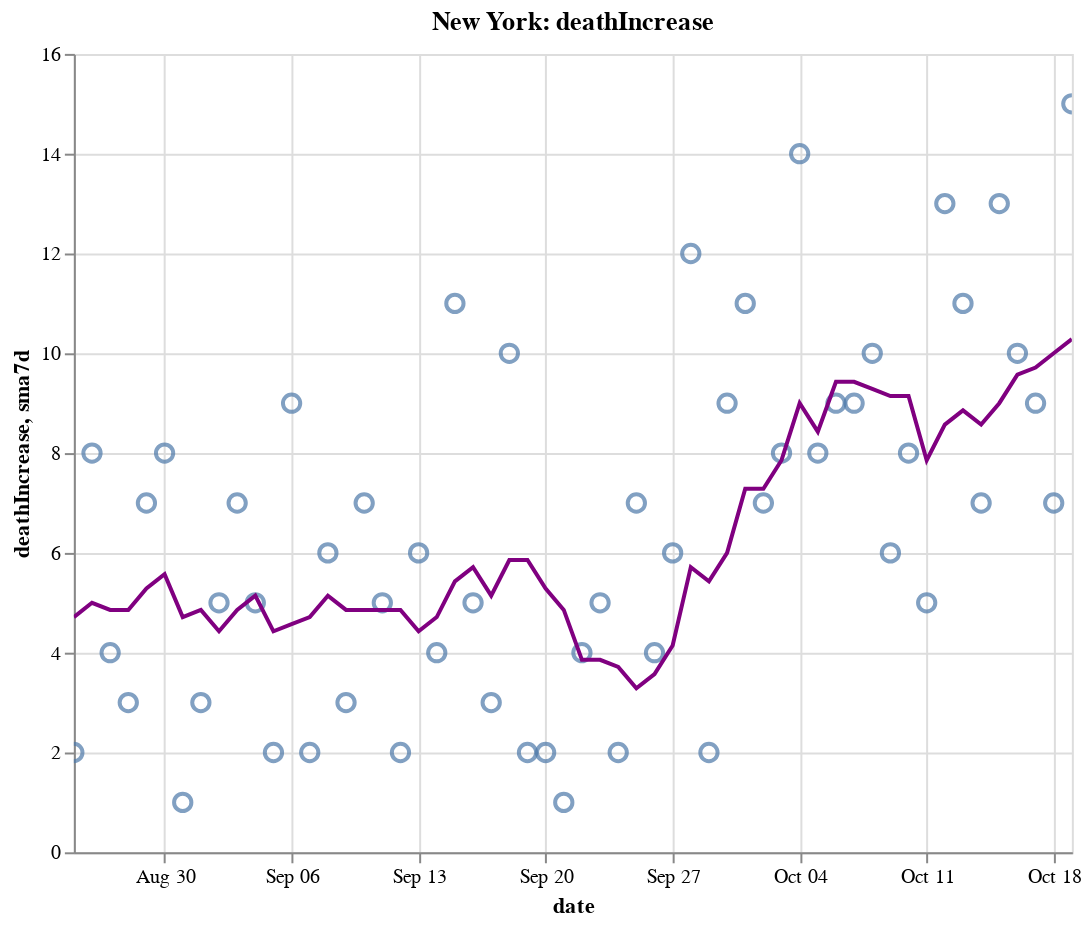

Notebook code for this chart:
### Code cell
create_plot(ny, 'deathIncrease')

### Figure 1 — Vega-Lite specification as saved in the notebook (floating-point values rounded to 4 significant figures)
{"config": {"view": {"continuousWidth": 400, "continuousHeight": 300}}, "layer": [{"layer": [{"mark": {"type": "point", "size": 75}, "encoding": {"tooltip": [{"type": "temporal", "field": "date"}, {"type": "quantitative", "field": "deathIncrease"}, {"type": "quantitative", "field": "sma7d"}], "x": {"type": "temporal", "field": "date"}, "y": {"type": "quantitative", "field": "deathIncrease"}}, "selection": {"selector012": {"type": "interval", "bind": "scales", "encodings": ["x", "y"]}}}, {"mark": {"type": "line", "color": "purple"}, "encoding": {"x": {"type": "temporal", "field": "date"}, "y": {"type": "quantitative", "field": "sma7d"}}}]}, {"mark": {"type": "rule", "color": "#aaa"}, "encoding": {"x": {"type": "temporal", "field": "date"}}, "transform": [{"filter": {"selection": "selector011"}}]}, {"mark": "circle", "encoding": {"opacity": {"condition": {"value": 1, "selection": "selector011"}, "value": 0}, "tooltip": [{"type": "temporal", "field": "date"}, {"type": "quantitative", "field": "deathIncrease"}, {"type": "quantitative", "field": "sma7d"}], "x": {"type": "temporal", "field": "date"}, "y": {"type": "quantitative", "field": "deathIncrease"}}, "selection": {"selector011": {"type": "single", "encodings": ["x"], "on": "mouseover", "nearest": true, "empty": "none"}}}, {"mark": {"type": "text", "align": "left", "dx": 5, "dy": -5, "stroke": "white", "strokeWidth": 2}, "encoding": {"text": {"type": "quantitative", "field": "deathIncrease"}, "tooltip": [{"type": "temporal", "field": "date"}, {"type": "quantitative", "field": "deathIncrease"}, {"type": "quantitative", "field": "sma7d"}], "x": {"type": "temporal", "field": "date"}, "y": {"type": "quantitative", "field": "deathIncrease"}}, "transform": [{"filter": {"selection": "selector011"}}]}, {"mark": {"type": "text", "align": "left", "dx": 5, "dy": -5}, "encoding": {"text": {"type": "quantitative", "field": "deathIncrease"}, "tooltip": [{"type": "temporal", "field": "date"}, {"type": "quantitative", "field": "deathIncrease"}, {"type": "quantitative", "field": "sma7d"}], "x": {"type": "temporal", "field": "date"}, "y": {"type": "quantitative", "field": "deathIncrease"}}, "transform": [{"filter": {"selection": "selector011"}}]}], "data": {"name": "data-e3948424a1b507c16bf4e4d15c6d59ab"}, "height": 400, "title": "New York: deathIncrease", "width": 500, "$schema": "https://vega.github.io/schema/vega-lite/v4.8.1.json", "datasets": {"data-e3948424a1b507c16bf4e4d15c6d59ab": [{"date": "2020-08-25T00:00:00", "totalTestResultsIncrease": 67260.0, "positiveIncrease": 629.0, "death": 25300.0, "deathIncrease": 2.0, "positiveRate": 0.009, "state": "New York", "sma7d": 4.714}, {"date": "2020-08-26T00:00:00", "totalTestResultsIncrease": 71190.0, "positiveIncrease": 566.0, "death": 25300.0, "deathIncrease": 8.0, "positiveRate": 0.008, "state": "New York", "sma7d": 5.0}, {"date": "2020-08-27T00:00:00", "totalTestResultsIncrease": 83440.0, "positiveIncrease": 791.0, "death": 25310.0, "deathIncrease": 4.0, "positiveRate": 0.009, "state": "New York", "sma7d": 4.857}, {"date": "2020-08-28T00:00:00", "totalTestResultsIncrease": 97830.0, "positiveIncrease": 636.0, "death": 25310.0, "deathIncrease": 3.0, "positiveRate": 0.007, "state": "New York", "sma7d": 4.857}, {"date": "2020-08-29T00:00:00", "totalTestResultsIncrease": 93870.0, "positiveIncrease": 635.0, "death": 25320.0, "deathIncrease": 7.0, "positiveRate": 0.007, "state": "New York", "sma7d": 5.286}, {"date": "2020-08-30T00:00:00", "totalTestResultsIncrease": 100000.0, "positiveIncrease": 698.0, "death": 25330.0, "deathIncrease": 8.0, "positiveRate": 0.007, "state": "New York", "sma7d": 5.571}, {"date": "2020-08-31T00:00:00", "totalTestResultsIncrease": 66240.0, "positiveIncrease": 656.0, "death": 25330.0, "deathIncrease": 1.0, "positiveRate": 0.01, "state": "New York", "sma7d": 4.714}, {"date": "2020-09-01T00:00:00", "totalTestResultsIncrease": 77000.0, "positiveIncrease": 754.0, "death": 25330.0, "deathIncrease": 3.0, "positiveRate": 0.01, "state": "New York", "sma7d": 4.857}, {"date": "2020-09-02T00:00:00", "totalTestResultsIncrease": 88450.0, "positiveIncrease": 708.0, "death": 25340.0, "deathIncrease": 5.0, "positiveRate": 0.008, "state": "New York", "sma7d": 4.429}, {"date": "2020-09-03T00:00:00", "totalTestResultsIncrease": 88980.0, "positiveIncrease": 889.0, "death": 25340.0, "deathIncrease": 7.0, "positiveRate": 0.01, "state": "New York", "sma7d": 4.857}, {"date": "2020-09-04T00:00:00", "totalTestResultsIncrease": 93400.0, "positiveIncrease": 864.0, "death": 25350.0, "deathIncrease": 5.0, "positiveRate": 0.009, "state": "New York", "sma7d": 5.143}, {"date": "2020-09-05T00:00:00", "totalTestResultsIncrease": 99760.0, "positiveIncrease": 801.0, "death": 25350.0, "deathIncrease": 2.0, "positiveRate": 0.008, "state": "New York", "sma7d": 4.429}, {"date": "2020-09-06T00:00:00", "totalTestResultsIncrease": 85630.0, "positiveIncrease": 729.0, "death": 25360.0, "deathIncrease": 9.0, "positiveRate": 0.009, "state": "New York", "sma7d": 4.571}, {"date": "2020-09-07T00:00:00", "totalTestResultsIncrease": 58860.0, "positiveIncrease": 520.0, "death": 25360.0, "deathIncrease": 2.0, "positiveRate": 0.009, "state": "New York", "sma7d": 4.714}, {"date": "2020-09-08T00:00:00", "totalTestResultsIncrease": 57830.0, "positiveIncrease": 557.0, "death": 25370.0, "deathIncrease": 6.0, "positiveRate": 0.01, "state": "New York", "sma7d": 5.143}, {"date": "2020-09-09T00:00:00", "totalTestResultsIncrease": 63230.0, "positiveIncrease": 576.0, "death": 25370.0, "deathIncrease": 3.0, "positiveRate": 0.009, "state": "New York", "sma7d": 4.857}, {"date": "2020-09-10T00:00:00", "totalTestResultsIncrease": 76810.0, "positiveIncrease": 757.0, "death": 25380.0, "deathIncrease": 7.0, "positiveRate": 0.01, "state": "New York", "sma7d": 4.857}, {"date": "2020-09-11T00:00:00", "totalTestResultsIncrease": 89720.0, "positiveIncrease": 880.0, "death": 25380.0, "deathIncrease": 5.0, "positiveRate": 0.01, "state": "New York", "sma7d": 4.857}, {"date": "2020-09-12T00:00:00", "totalTestResultsIncrease": 102900.0, "positiveIncrease": 849.0, "death": 25380.0, "deathIncrease": 2.0, "positiveRate": 0.008, "state": "New York", "sma7d": 4.857}, {"date": "2020-09-13T00:00:00", "totalTestResultsIncrease": 72670.0, "positiveIncrease": 725.0, "death": 25390.0, "deathIncrease": 6.0, "positiveRate": 0.01, "state": "New York", "sma7d": 4.429}, {"date": "2020-09-14T00:00:00", "totalTestResultsIncrease": 63360.0, "positiveIncrease": 583.0, "death": 25390.0, "deathIncrease": 4.0, "positiveRate": 0.009, "state": "New York", "sma7d": 4.714}, {"date": "2020-09-15T00:00:00", "totalTestResultsIncrease": 73680.0, "positiveIncrease": 766.0, "death": 25400.0, "deathIncrease": 11.0, "positiveRate": 0.01, "state": "New York", "sma7d": 5.429}, {"date": "2020-09-16T00:00:00", "totalTestResultsIncrease": 75090.0, "positiveIncrease": 652.0, "death": 25410.0, "deathIncrease": 5.0, "positiveRate": 0.009, "state": "New York", "sma7d": 5.714}, {"date": "2020-09-17T00:00:00", "totalTestResultsIncrease": 91500.0, "positiveIncrease": 896.0, "death": 25410.0, "deathIncrease": 3.0, "positiveRate": 0.01, "state": "New York", "sma7d": 5.143}, {"date": "2020-09-18T00:00:00", "totalTestResultsIncrease": 89730.0, "positiveIncrease": 790.0, "death": 25420.0, "deathIncrease": 10.0, "positiveRate": 0.009, "state": "New York", "sma7d": 5.857}, {"date": "2020-09-19T00:00:00", "totalTestResultsIncrease": 110400.0, "positiveIncrease": 986.0, "death": 25420.0, "deathIncrease": 2.0, "positiveRate": 0.009, "state": "New York", "sma7d": 5.857}, {"date": "2020-09-20T00:00:00", "totalTestResultsIncrease": 100400.0, "positiveIncrease": 862.0, "death": 25430.0, "deathIncrease": 2.0, "positiveRate": 0.009, "state": "New York", "sma7d": 5.286}, {"date": "2020-09-21T00:00:00", "totalTestResultsIncrease": 58320.0, "positiveIncrease": 573.0, "death": 25430.0, "deathIncrease": 1.0, "positiveRate": 0.01, "state": "New York", "sma7d": 4.857}, {"date": "2020-09-22T00:00:00", "totalTestResultsIncrease": 84000.0, "positiveIncrease": 754.0, "death": 25430.0, "deathIncrease": 4.0, "positiveRate": 0.009, "state": "New York", "sma7d": 3.857}, {"date": "2020-09-23T00:00:00", "totalTestResultsIncrease": 70930.0, "positiveIncrease": 665.0, "death": 25440.0, "deathIncrease": 5.0, "positiveRate": 0.009, "state": "New York", "sma7d": 3.857}, {"date": "2020-09-24T00:00:00", "totalTestResultsIncrease": 92950.0, "positiveIncrease": 955.0, "death": 25440.0, "deathIncrease": 2.0, "positiveRate": 0.01, "state": "New York", "sma7d": 3.714}, {"date": "2020-09-25T00:00:00", "totalTestResultsIncrease": 94820.0, "positiveIncrease": 908.0, "death": 25450.0, "deathIncrease": 7.0, "positiveRate": 0.01, "state": "New York", "sma7d": 3.286}, {"date": "2020-09-26T00:00:00", "totalTestResultsIncrease": 99950.0, "positiveIncrease": 1005.0, "death": 25450.0, "deathIncrease": 4.0, "positiveRate": 0.01, "state": "New York", "sma7d": 3.571}, {"date": "2020-09-27T00:00:00", "totalTestResultsIncrease": 84770.0, "positiveIncrease": 866.0, "death": 25460.0, "deathIncrease": 6.0, "positiveRate": 0.01, "state": "New York", "sma7d": 4.143}, {"date": "2020-09-28T00:00:00", "totalTestResultsIncrease": 52940.0, "positiveIncrease": 834.0, "death": 25470.0, "deathIncrease": 12.0, "positiveRate": 0.016, "state": "New York", "sma7d": 5.714}, {"date": "2020-09-29T00:00:00", "totalTestResultsIncrease": 88230.0, "positiveIncrease": 1189.0, "death": 25470.0, "deathIncrease": 2.0, "positiveRate": 0.013, "state": "New York", "sma7d": 5.429}, {"date": "2020-09-30T00:00:00", "totalTestResultsIncrease": 97960.0, "positiveIncrease": 1000.0, "death": 25480.0, "deathIncrease": 9.0, "positiveRate": 0.01, "state": "New York", "sma7d": 6.0}, {"date": "2020-10-01T00:00:00", "totalTestResultsIncrease": 109200.0, "positiveIncrease": 1382.0, "death": 25490.0, "deathIncrease": 11.0, "positiveRate": 0.013, "state": "New York", "sma7d": 7.286}, {"date": "2020-10-02T00:00:00", "totalTestResultsIncrease": 119500.0, "positiveIncrease": 1598.0, "death": 25500.0, "deathIncrease": 7.0, "positiveRate": 0.013, "state": "New York", "sma7d": 7.286}, {"date": "2020-10-03T00:00:00", "totalTestResultsIncrease": 134300.0, "positiveIncrease": 1731.0, "death": 25500.0, "deathIncrease": 8.0, "positiveRate": 0.013, "state": "New York", "sma7d": 7.857}, {"date": "2020-10-04T00:00:00", "totalTestResultsIncrease": 110300.0, "positiveIncrease": 1222.0, "death": 25520.0, "deathIncrease": 14.0, "positiveRate": 0.011, "state": "New York", "sma7d": 9.0}, {"date": "2020-10-05T00:00:00", "totalTestResultsIncrease": 76400.0, "positiveIncrease": 933.0, "death": 25530.0, "deathIncrease": 8.0, "positiveRate": 0.012, "state": "New York", "sma7d": 8.429}, {"date": "2020-10-06T00:00:00", "totalTestResultsIncrease": 96360.0, "positiveIncrease": 1393.0, "death": 25540.0, "deathIncrease": 9.0, "positiveRate": 0.014, "state": "New York", "sma7d": 9.429}, {"date": "2020-10-07T00:00:00", "totalTestResultsIncrease": 108200.0, "positiveIncrease": 1360.0, "death": 25540.0, "deathIncrease": 9.0, "positiveRate": 0.013, "state": "New York", "sma7d": 9.429}, {"date": "2020-10-08T00:00:00", "totalTestResultsIncrease": 145800.0, "positiveIncrease": 1836.0, "death": 25560.0, "deathIncrease": 10.0, "positiveRate": 0.013, "state": "New York", "sma7d": 9.286}, {"date": "2020-10-09T00:00:00", "totalTestResultsIncrease": 139300.0, "positiveIncrease": 1592.0, "death": 25560.0, "deathIncrease": 6.0, "positiveRate": 0.011, "state": "New York", "sma7d": 9.143}, {"date": "2020-10-10T00:00:00", "totalTestResultsIncrease": 134600.0, "positiveIncrease": 1447.0, "death": 25570.0, "deathIncrease": 8.0, "positiveRate": 0.011, "state": "New York", "sma7d": 9.143}, {"date": "2020-10-11T00:00:00", "totalTestResultsIncrease": 118300.0, "positiveIncrease": 1143.0, "death": 25570.0, "deathIncrease": 5.0, "positiveRate": 0.01, "state": "New York", "sma7d": 7.857}, {"date": "2020-10-12T00:00:00", "totalTestResultsIncrease": 91790.0, "positiveIncrease": 1029.0, "death": 25590.0, "deathIncrease": 13.0, "positiveRate": 0.011, "state": "New York", "sma7d": 8.571}, {"date": "2020-10-13T00:00:00", "totalTestResultsIncrease": 99070.0, "positiveIncrease": 1393.0, "death": 25600.0, "deathIncrease": 11.0, "positiveRate": 0.014, "state": "New York", "sma7d": 8.857}, {"date": "2020-10-14T00:00:00", "totalTestResultsIncrease": 111700.0, "positiveIncrease": 1232.0, "death": 25600.0, "deathIncrease": 7.0, "positiveRate": 0.011, "state": "New York", "sma7d": 8.571}, {"date": "2020-10-15T00:00:00", "totalTestResultsIncrease": 133200.0, "positiveIncrease": 1460.0, "death": 25620.0, "deathIncrease": 13.0, "positiveRate": 0.011, "state": "New York", "sma7d": 9.0}, {"date": "2020-10-16T00:00:00", "totalTestResultsIncrease": 136000.0, "positiveIncrease": 1707.0, "death": 25630.0, "deathIncrease": 10.0, "positiveRate": 0.013, "state": "New York", "sma7d": 9.571}, {"date": "2020-10-17T00:00:00", "totalTestResultsIncrease": 160000.0, "positiveIncrease": 1784.0, "death": 25640.0, "deathIncrease": 9.0, "positiveRate": 0.011, "state": "New York", "sma7d": 9.714}, {"date": "2020-10-18T00:00:00", "totalTestResultsIncrease": 128800.0, "positiveIncrease": 1390.0, "death": 25640.0, "deathIncrease": 7.0, "positiveRate": 0.011, "state": "New York", "sma7d": 10.0}, {"date": "2020-10-19T00:00:00", "totalTestResultsIncrease": 82010.0, "positiveIncrease": 998.0, "death": 25660.0, "deathIncrease": 15.0, "positiveRate": 0.012, "state": "New York", "sma7d": 10.29}]}}
